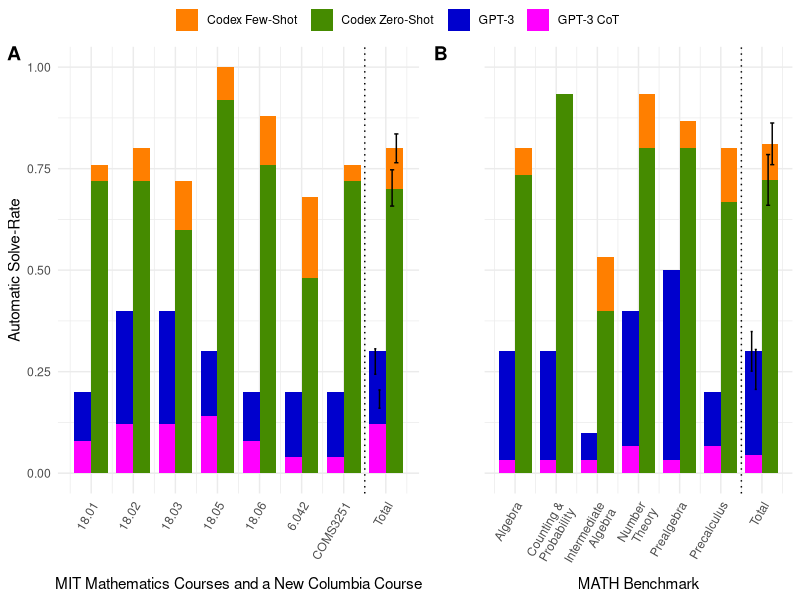

The R source for this figure: (Note: this script raises an error after producing the figure.)
library(tidyverse)
library(ggpubr)
library(stringr)
library(ggsci)

palette = c("darkorange1", "chartreuse4", "blue3", "magenta")

d.mit <- read.csv("figure4-mit-math-sr.csv", check.names=FALSE)
se <- function(x) sqrt(var(x) / length(x))
d.mit_se <- d.mit %>% pivot_longer(names(d.mit)[2:5], names_to = c("Model"), values_to = c("Accuracy")) %>% group_by(Model) %>% summarize(mean = mean(Accuracy), se = se(Accuracy))
d.mit[1:8,3] <- d.mit[1:8,3] - d.mit[1:8,2]
d.mit[1:8,5] <- d.mit[1:8,5] - d.mit[1:8,4]
d.mit_long <- d.mit %>% pivot_longer(names(d.mit)[2:5], names_to = c("Model"), values_to = c("Accuracy"))
d.mit_long$Course <- factor(d.mit_long$Course, ordered = TRUE)

plot.mit <- d.mit_long %>% ggplot(aes(Course, Accuracy, fill = Model)) +
  geom_col(aes(as.numeric(as.factor(Course)) - 0.2, Accuracy, fill = Model), width = 0.4, position = "stack", data = d.mit_long %>% filter(grepl("GPT-3", Model))) +
  geom_col(aes(as.numeric(as.factor(Course)) + 0.2, Accuracy, fill = Model), width = 0.4, position = "stack", data = d.mit_long %>% filter(grepl("Codex", Model))) +
  geom_errorbar(aes(x = 8 - 0.2, y = mean, ymin = mean - se, ymax = mean + se), width = 0.1, position = position_dodge(-0.2), data = d.mit_se %>% filter(grepl("GPT-3", Model))) +
  geom_errorbar(aes(x = 8 + 0.2, y = mean, ymin = mean - se, ymax = mean + se), width = 0.2, position = position_dodge(-0.2), data = d.mit_se %>% filter(grepl("Codex", Model))) +
  geom_vline(aes(xintercept = 7.5), linetype = "dotted") +
  scale_fill_manual(values = palette) +
  scale_x_continuous(breaks=1:8, labels=levels(d.mit_long$Course)) +
  scale_y_continuous(limits = c(0, 1)) +
  xlab("MIT Mathematics Courses and a New Columbia Course") +
  ylab("Automatic Solve-Rate") +
  theme_minimal() +
  theme(legend.title = element_blank(), axis.text.x = element_text(angle = 60, hjust = 1))

d.math <- read.csv("figure4-math-sr.csv", check.names=FALSE)
d.math_se <- d.math %>% pivot_longer(names(d.math)[2:5], names_to = c("Model"), values_to = c("Accuracy")) %>% group_by(Model) %>% summarize(mean = mean(Accuracy), se = se(Accuracy))
d.math[1:7,3] <- d.math[1:7,3] - d.math[1:7,2]
d.math[1:7,5] <- d.math[1:7,5] - d.math[1:7,4]
d.math_long <- d.math %>% pivot_longer(names(d.math)[2:5], names_to = c("Model"), values_to = c("Accuracy"))
d.math_long$Topic <- factor(str_wrap(d.math_long$Topic, 10), ordered = TRUE)

plot.math <- d.math_long %>% ggplot(aes(Topic, Accuracy, fill = Model)) +
  geom_col(aes(as.numeric(as.factor(Topic)) - 0.2, Accuracy, fill = Model), width = 0.4, position = "stack", data = d.math_long %>% filter(grepl("GPT-3", Model))) +
  geom_col(aes(as.numeric(as.factor(Topic)) + 0.2, Accuracy, fill = Model), width = 0.4, position = "stack", data = d.math_long %>% filter(grepl("Codex", Model))) +
  geom_errorbar(aes(x = 7 - 0.2, y = mean, ymin = mean - se, ymax = mean + se), width = 0.1, position = position_dodge(-0.2), data = d.math_se %>% filter(grepl("GPT-3", Model))) +
  geom_errorbar(aes(x = 7 + 0.2, y = mean, ymin = mean - se, ymax = mean + se), width = 0.2, position = position_dodge(-0.2), data = d.math_se %>% filter(grepl("Codex", Model))) +
  geom_vline(aes(xintercept = 6.5), linetype = "dotted") +
  scale_fill_manual(values = palette) +
  scale_x_continuous(breaks=1:7, labels=levels(d.math_long$Topic)) +
  scale_y_continuous(limits = c(0, 1)) +
  theme_minimal() +
  xlab("MATH Benchmark") +
  ylab("") +
  theme(legend.title = element_blank(), axis.text.y = element_blank(), axis.text.x = element_text(angle = 60, hjust = 1))

ggarrange(plot.mit, plot.math, labels = c("A", "B"), common.legend = TRUE, widths = c(8, 7), align = "hv")
s
ggsave("figure4-sr.pdf", width = 10, height = 4)

